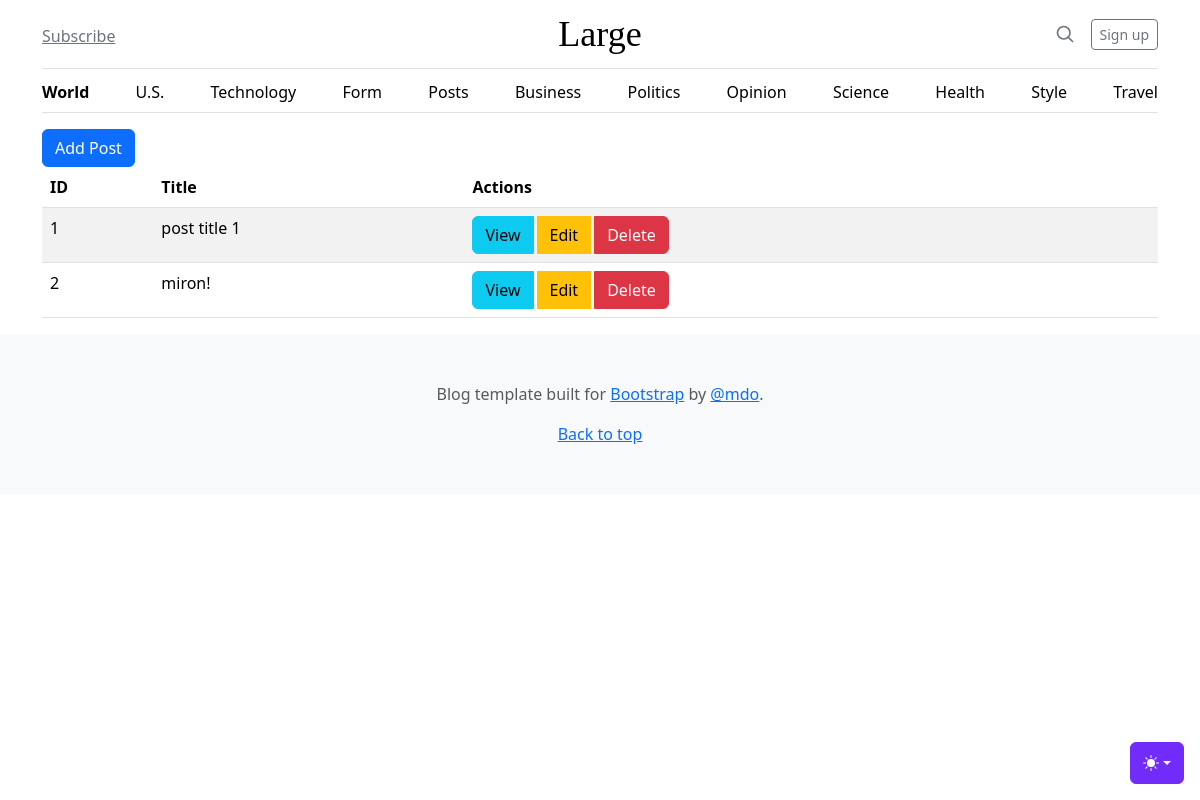
Page /posts on the earlier database version.
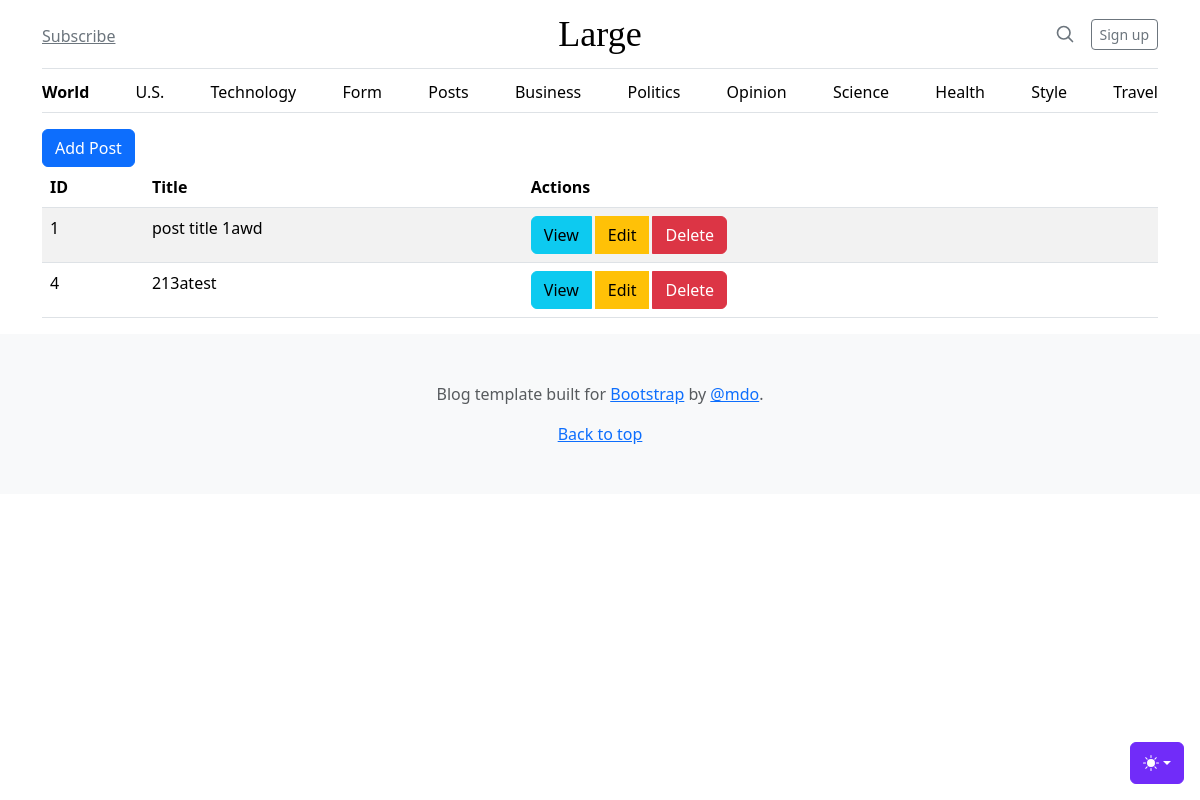
Same page on the later database version.
### tables this page shows
CREATE TABLE posts
(
    id    integer
        constraint posts_pk
            primary key autoincrement,
    title text not null,
    body  TEXT
);

### src/Router.php (called while the page is built, shortened)
<?php
class Router
{
    private static $routes = [];
    private $path;
    private $method;
    public function __construct($url, $method)
    {
        $this->path = parse_url($url, PHP_URL_PATH);
        $this->method = $method;
    }
    public function match()
    {
        foreach (self::$routes as $route) {
            if ($this->path === $route['path'] && $this->method === $route['method']) {
                return $route;
            }
        }
    }
    public static function addRoute($method, $path, $action)
    {
        self::$routes[] = ['method' => $method, 'path' => $path, 'action' => $action];
    }
}

### helpers.php (called while the page is built, shortened)
<?php
function view($viewName, $variables=[]) {
    extract($variables);
    include __DIR__ . "/views/$viewName.php";
}

### src/Controllers/PostController.php (called while the page is built, shortened)
<?php
class PostController
{
    public function index()
    {
        $posts = Post::all();
        view('posts/index', compact('posts'));
    }
}

### src/DB.php (called while the page is built, shortened)
<?php
class DB
{
    private $conn;
    public function __construct()
    {
        try {
            $this->conn = new PDO("sqlite:db.sqlite");
            $this->conn->setAttribute(PDO::ATTR_ERRMODE, PDO::ERRMODE_EXCEPTION);
        } catch (PDOException $e) {
            echo "Connection failed: " . $e->getMessage();
        }
    }
    public function all($table, $class)
    {
        $stmt = $this->conn->prepare("SELECT * FROM $table");
        $stmt->execute();
        $stmt->setFetchMode(PDO::FETCH_CLASS, $class);
        return $stmt->fetchAll();
    }
}

### src/Models/Model.php (called while the page is built, shortened)
<?php
abstract class Model
{
    public static $table;
    public static function all()
    {
        $db = new DB();
        return $db->all(static::$table, static::class);
    }
}

### views/posts/index.php (the view)
<?php include __DIR__ . '/../partials/header.php'; ?>
<main class="container">
    <a class="btn btn-primary" href="/posts/create">Add Post</a>
    <table class="table table-striped table-hover">
        <thead>
            <th>ID</th>
            <th>Title</th>
            <th>Actions</th>
        </thead>
        <tbody>
            <?php foreach ($posts as $post): ?>
                <tr>
                    <td><?= $post->id ?></td>
                    <td><?= $post->title ?></td>
                    <td>
                        <div class="btn-group gap-1" role="group" aria-label="Basic example">
                            <a class="btn btn-info" href="/posts/view?id=<?=$post->id?>">View</a>
                            <a class="btn btn-warning" href="/posts/edit?id=<?=$post->id?>">Edit</a>
                            <a class="btn btn-danger" href="/posts/delete?id=<?=$post->id?>">Delete</a>
                        </div>
                    </td>
                </tr>
            <?php endforeach; ?>
        </tbody>
    </table>
</main>
<?php include __DIR__ . '/../partials/footer.php'; ?>

### public/index.php (shortened to what this page needs)
<?php
spl_autoload_register(function ($class) {
    $class = substr($class, 4);
});
require_once __DIR__ . '/../helpers.php';
$router = new App\Router($_SERVER['REQUEST_URI'], $_SERVER['REQUEST_METHOD']);
$match = $router->match();
if ($match) {
    if (is_callable($match['action'])) {
        call_user_func($match['action']);
    } elseif (is_array($match['action'])) {
        $controller = new $class();
        $method = $match['action'][1];
        $controller->$method();
    }
} else {
    http_response_code(404);
    echo '<img src="https://http.cat/404"></img>';
}

### views/partials/header.php (shortened to what this page needs)
<!doctype html>
<html lang="en" data-bs-theme="auto">
<head>
  <link href="/assets/dist/css/bootstrap.min.css" rel="stylesheet" />
  <link href="/blog.css" rel="stylesheet" />
</head>
<body>
<?php include __DIR__ . '/theme-select.php'; ?>
<?php include __DIR__ . '/navbar.php'; ?>

### views/partials/theme-select.php (shortened to what this page needs)
<div
  class="dropdown position-fixed bottom-0 end-0 mb-3 me-3 bd-mode-toggle">
  <button
    class="btn btn-bd-primary py-2 dropdown-toggle d-flex align-items-center"
    id="bd-theme"
    type="button"
    aria-expanded="false"
    data-bs-toggle="dropdown"
    aria-label="Toggle theme (auto)">
    <svg class="bi my-1 theme-icon-active" aria-hidden="true">
      <use href="#circle-half"></use>
    </svg>
  </button>
</div>

### views/partials/navbar.php (shortened to what this page needs)
<div class="container">
  <header class="border-bottom lh-1 py-3">
    <div class="row flex-nowrap justify-content-between align-items-center">
      <div class="col-4 pt-1">
        <a class="link-secondary" href="#">Subscribe</a>
      </div>
      <div class="col-4 text-center">
        <a
          class="blog-header-logo text-body-emphasis text-decoration-none"
          href="#">Large</a>
      </div>
      <div class="col-4 d-flex justify-content-end align-items-center">
        <a class="link-secondary" href="#" aria-label="Search">
          <svg
            xmlns="http://www.w3.org/2000/svg"
            width="20"
            height="20"
            fill="none"
            stroke="currentColor"
            stroke-linecap="round"
            stroke-linejoin="round"
            stroke-width="2"
            class="mx-3"
            role="img"
            viewBox="0 0 24 24">
            <title>Search</title>
            <circle cx="10.5" cy="10.5" r="7.5"></circle>
            <path d="M21 21l-5.2-5.2"></path>
          </svg>
        </a>
        <a class="btn btn-sm btn-outline-secondary" href="#">Sign up</a>
      </div>
    </div>
  </header>
  <div class="nav-scroller py-1 mb-3 border-bottom">
    <nav class="nav nav-underline justify-content-between">
      <a class="nav-item nav-link link-body-emphasis active" href="/">World</a>
      <a class="nav-item nav-link link-body-emphasis" href="/us">U.S.</a>
      <a class="nav-item nav-link link-body-emphasis" href="/tech">Technology</a>
      <a class="nav-item nav-link link-body-emphasis" href="/form">Form</a>
      <a class="nav-item nav-link link-body-emphasis" href="/posts">Posts</a>
      <a class="nav-item nav-link link-body-emphasis" href="#">Business</a>
      <a class="nav-item nav-link link-body-emphasis" href="#">Politics</a>
      <a class="nav-item nav-link link-body-emphasis" href="#">Opinion</a>
      <a class="nav-item nav-link link-body-emphasis" href="#">Science</a>
      <a class="nav-item nav-link link-body-emphasis" href="#">Health</a>
      <a class="nav-item nav-link link-body-emphasis" href="#">Style</a>
      <a class="nav-item nav-link link-body-emphasis" href="#">Travel</a>
    </nav>
  </div>
</div>

### views/partials/footer.php (shortened to what this page needs)
  <footer class="py-5 text-center text-body-secondary bg-body-tertiary">
    <p>
      Blog template built for
      <a href="https://getbootstrap.com/">Bootstrap</a> by
      <a href="https://x.com/mdo">@mdo</a>.
    </p>
    <p class="mb-0"><a href="#">Back to top</a></p>
  </footer>
</body>
</html>

### public/blog.css (style rules this page uses)
.blog-header-logo { font-family: "Playfair Display", Georgia, "Times New Roman", serif; font-size: 2.25rem; }

### views/partials/header.php (style rules this page uses)
.bi { vertical-align: -0.125em; fill: currentColor; }
.nav-scroller { position: relative; z-index: 2; height: 2.75rem; overflow-y: hidden; }
.nav-scroller .nav { display: flex; flex-wrap: nowrap; padding-bottom: 1rem; margin-top: -1px; overflow-x: auto; text-align: center; white-space: nowrap; -webkit-overflow-scrolling: touch; }
.btn-bd-primary { --bd-violet-bg: #712cf9; --bd-violet-rgb: 112.520718, 44.062154, 249.437846; --bs-btn-font-weight: 600; --bs-btn-color: var(--bs-white); --bs-btn-bg: var(--bd-violet-bg); --bs-btn-border-color: var(--bd-violet-bg); --bs-btn-hover-color: var(--bs-white); --bs-btn-hover-bg: #6528e0; --bs-btn-hover-border-color: #6528e0; --bs-btn-focus-shadow-rgb: var(--bd-violet-rgb); --bs-btn-active-color: var(--bs-btn-hover-color); --bs-btn-active-bg: #5a23c8; --bs-btn-active-border-color: #5a23c8; }
.bd-mode-toggle { z-index: 1500; }
.bd-mode-toggle .bi { width: 1em; height: 1em; }

Differences in the rows shown:
removed posts: id "2", title "miron!"
changed posts id 1: title "post title 1" → "post title 1awd"
added posts: id "4", title "213atest"
